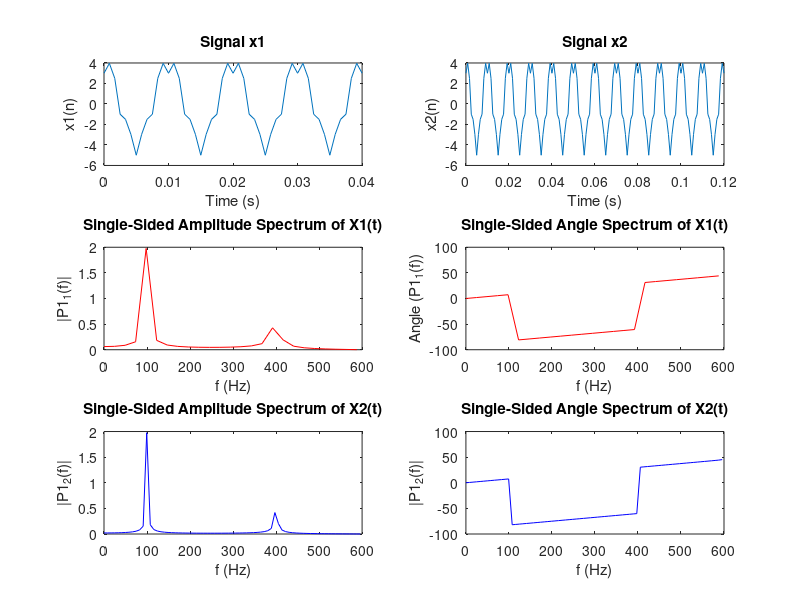
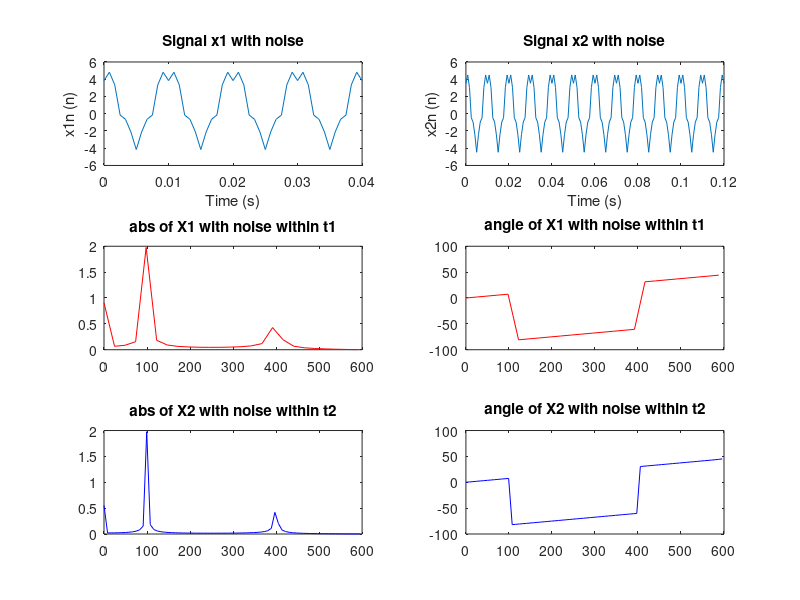

The MATLAB script that drew these images, in order:
pi = 3.1416;
Fs = 1200;
T = 1/Fs;
t1 = 0:T:(0.04);
t2 = 0:T:(0.12);
L1 = length(t1); L2 = length(t2);
x1 = 4 * cos(200 * pi * t1) - cos(800 * pi * t1);
x2 = 4 * cos(200 * pi * t2) - cos(800 * pi * t2);

subplot(3,2,1); plot(t1, x1);
title("Signal x1");
xlabel("Time (s)");
ylabel("x1(n)");

subplot(3,2,2); plot(t2, x2);
title("Signal x2");
xlabel("Time (s)");
ylabel("x2(n)");


X1 = fft(x1);
P2_abs1 = abs(X1/L1);
P2_ang1 = angle(X1/L1);
P1_abs1 = P2_abs1(1:L1/2+1);
P1_ang1 = P2_ang1(1:L1/2+1);
f1 = Fs/L1*(0:(L1/2));

X2 = fft(x2);
P2_abs2 = abs(X2/L2);
P2_ang2 = angle(X2/L2);
P1_abs2 = P2_abs2(1:L2/2+1);
P1_ang2 = P2_ang2(1:L2/2+1);
f2 = Fs/L2*(0:(L2/2));

subplot(3,2,3); plot(f1, P1_abs1, 'r'); title('abs of X1 within t1');
title("Single-Sided Amplitude Spectrum of X1(t)");
xlabel("f (Hz)");
ylabel("|P1_1(f)|");

subplot(3,2,4); plot(f1, P1_ang1/(2*pi)*180, 'r'); title('angle of X1 within t1');
title("Single-Sided Angle Spectrum of X1(t)");
xlabel("f (Hz)");
ylabel("Angle (P1_1(f))");

subplot(3,2,5); plot(f2, P1_abs2, 'b'); title('abs of X1 within t2');
title("Single-Sided Amplitude Spectrum of X2(t)");
xlabel("f (Hz)");
ylabel("|P1_2(f)|");

subplot(3,2,6); plot(f2, P1_ang2/(2*pi)*180, 'b'); title('angle of X2 within t2');
title("Single-Sided Angle Spectrum of X2(t)");
xlabel("f (Hz)");
ylabel("|P1_2(f)|");

f = figure;
x1n = x1 + rand();
x2n = x2 + rand();
subplot(3,2,1); plot(t1, x1n);
title("Signal x1 with noise");
xlabel("Time (s)");
ylabel("x1n (n)");

subplot(3,2,2); plot(t2, x2n);
title("Signal x2 with noise");
xlabel("Time (s)");
ylabel("x2n (n)");

X1n = fft(x1n);
P2_abs1n = abs(X1n/L1);
P2_ang1n = angle(X1n/L1);
P1_abs1n = P2_abs1n(1:L1/2+1);
P1_ang1n = P2_ang1n(1:L1/2+1);

X2n = fft(x2n);
P2_abs2n = abs(X2n/L2);
P2_ang2n = angle(X2n/L2);
P1_abs2n = P2_abs2n(1:L2/2+1);
P1_ang2n = P2_ang2n(1:L2/2+1);

subplot(3,2,3); plot(f1, P1_abs1n, 'r'); title('abs of X1 with noise within t1');
subplot(3,2,4); plot(f1, P1_ang1n/(2*pi)*180, 'r'); title('angle of X1 with noise within t1');
subplot(3,2,5); plot(f2, P1_abs2n, 'b'); title('abs of X2 with noise within t2');
subplot(3,2,6); plot(f2, P1_ang2n/(2*pi)*180, 'b'); title('angle of X2 with noise within t2');

